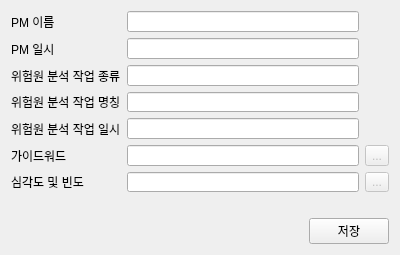
<?xml version="1.0" encoding="UTF-8"?>
<ui version="4.0">
 <class>Form</class>
 <widget class="QWidget" name="Form">
  <property name="enabled">
   <bool>true</bool>
  </property>
  <property name="geometry">
   <rect>
    <x>0</x>
    <y>0</y>
    <width>400</width>
    <height>255</height>
   </rect>
  </property>
  <property name="sizePolicy">
   <sizepolicy hsizetype="Ignored" vsizetype="Ignored">
    <horstretch>0</horstretch>
    <verstretch>0</verstretch>
   </sizepolicy>
  </property>
  <property name="minimumSize">
   <size>
    <width>400</width>
    <height>255</height>
   </size>
  </property>
  <property name="maximumSize">
   <size>
    <width>400</width>
    <height>255</height>
   </size>
  </property>
  <property name="windowTitle">
   <string>Project Info</string>
  </property>
  <layout class="QGridLayout" name="gridLayout_2">
   <item row="1" column="0">
    <layout class="QHBoxLayout" name="horizontalLayout_5">
     <item>
      <spacer name="horizontalSpacer_6">
       <property name="orientation">
        <enum>Qt::Horizontal</enum>
       </property>
       <property name="sizeHint" stdset="0">
        <size>
         <width>40</width>
         <height>20</height>
        </size>
       </property>
      </spacer>
     </item>
     <item>
      <widget class="QPushButton" name="pushButton_save">
       <property name="text">
        <string>저장</string>
       </property>
      </widget>
     </item>
    </layout>
   </item>
   <item row="0" column="0">
    <layout class="QGridLayout" name="gridLayout_8">
     <item row="3" column="0">
      <widget class="QLabel" name="label_22">
       <property name="text">
        <string>위험원 분석 작업 명칭</string>
       </property>
      </widget>
     </item>
     <item row="1" column="2">
      <widget class="QLineEdit" name="lineEdit_pm_data">
       <property name="enabled">
        <bool>true</bool>
       </property>
      </widget>
     </item>
     <item row="2" column="0">
      <widget class="QLabel" name="label_23">
       <property name="text">
        <string>위험원 분석 작업 종류</string>
       </property>
      </widget>
     </item>
     <item row="2" column="2">
      <widget class="QLineEdit" name="lineEdit_work_type">
       <property name="enabled">
        <bool>true</bool>
       </property>
      </widget>
     </item>
     <item row="1" column="0">
      <widget class="QLabel" name="label_24">
       <property name="text">
        <string>PM 일시</string>
       </property>
      </widget>
     </item>
     <item row="0" column="2">
      <widget class="QLineEdit" name="lineEdit_pm_name">
       <property name="enabled">
        <bool>true</bool>
       </property>
      </widget>
     </item>
     <item row="5" column="0">
      <widget class="QLabel" name="label_25">
       <property name="text">
        <string>가이드워드</string>
       </property>
      </widget>
     </item>
     <item row="4" column="0">
      <widget class="QLabel" name="label_26">
       <property name="text">
        <string>위험원 분석 작업 일시</string>
       </property>
      </widget>
     </item>
     <item row="3" column="2">
      <widget class="QLineEdit" name="lineEdit_work_name"/>
     </item>
     <item row="4" column="2">
      <widget class="QLineEdit" name="lineEdit_work_date">
       <property name="enabled">
        <bool>true</bool>
       </property>
      </widget>
     </item>
     <item row="6" column="2">
      <widget class="QLineEdit" name="lineEdit_SF">
       <property name="enabled">
        <bool>true</bool>
       </property>
      </widget>
     </item>
     <item row="0" column="0">
      <widget class="QLabel" name="label_27">
       <property name="text">
        <string>PM 이름</string>
       </property>
      </widget>
     </item>
     <item row="5" column="2">
      <widget class="QLineEdit" name="lineEdit_guideword">
       <property name="enabled">
        <bool>true</bool>
       </property>
      </widget>
     </item>
     <item row="7" column="0">
      <widget class="QLabel" name="label_28">
       <property name="text">
        <string/>
       </property>
      </widget>
     </item>
     <item row="6" column="0">
      <widget class="QLabel" name="label_29">
       <property name="text">
        <string>심각도 및 빈도</string>
       </property>
      </widget>
     </item>
     <item row="5" column="3">
      <widget class="QToolButton" name="toolButton_7">
       <property name="enabled">
        <bool>false</bool>
       </property>
       <property name="text">
        <string>...</string>
       </property>
      </widget>
     </item>
     <item row="6" column="3">
      <widget class="QToolButton" name="toolButton_15">
       <property name="enabled">
        <bool>false</bool>
       </property>
       <property name="text">
        <string>...</string>
       </property>
      </widget>
     </item>
    </layout>
   </item>
   <item row="2" column="0">
    <spacer name="verticalSpacer_3">
     <property name="orientation">
      <enum>Qt::Vertical</enum>
     </property>
     <property name="sizeHint" stdset="0">
      <size>
       <width>20</width>
       <height>40</height>
      </size>
     </property>
    </spacer>
   </item>
  </layout>
 </widget>
 <resources/>
 <connections/>
</ui>
